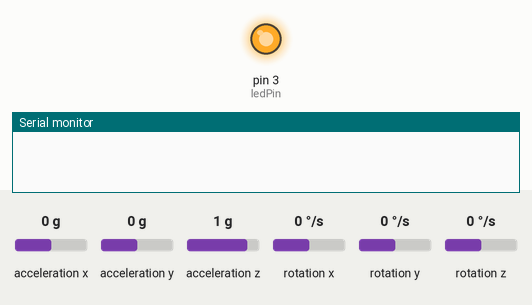
Bench run of a sketch on a simulated Arduino Uno, built with avr-gcc and run on an emulated ATmega328P. Shown: output pins drawn as LEDs (lit = HIGH), the last lines printed to the serial monitor. The test bench sets the inputs (shaded band); at power-on: rotation z 0 °/s, acceleration x 0 g, acceleration y 0 g, acceleration z 1 g, rotation x 0 °/s, rotation y 0 °/s.

Above: at 0.1 s.
At 4.2 s:
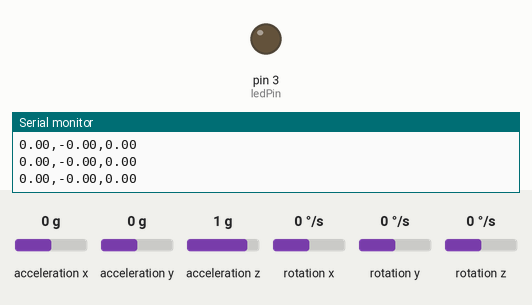
4.3 s: rotation z set to 192 °/s
7.3 s: acceleration x set to 0.8 g
Timing chart, 0 to 10.3 s (numbered marks = the images above; inputs shaded):
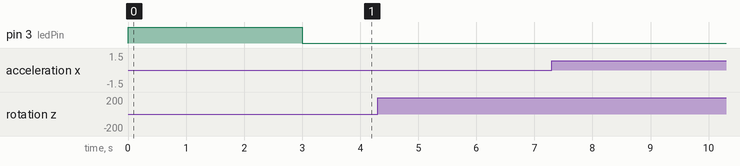

The sketch:

GetAngle.ino
```cpp
#include <MPU6050_tockn.h>
#include <Wire.h>

#define ledPin 3

MPU6050 mpu6050(Wire);

void setup() {
  Serial.begin(9600);
  Wire.begin();
  mpu6050.begin();
  pinMode(ledPin, OUTPUT);
  digitalWrite(ledPin, true);
  mpu6050.calcGyroOffsets(true);
  digitalWrite(ledPin, false);
}

void loop() {
  mpu6050.update();
  String data = "";
  data = String(mpu6050.getAngleX()) + "," + String(mpu6050.getAngleY()) + "," + String(mpu6050.getAngleZ());
  Serial.println(data);
}
```
